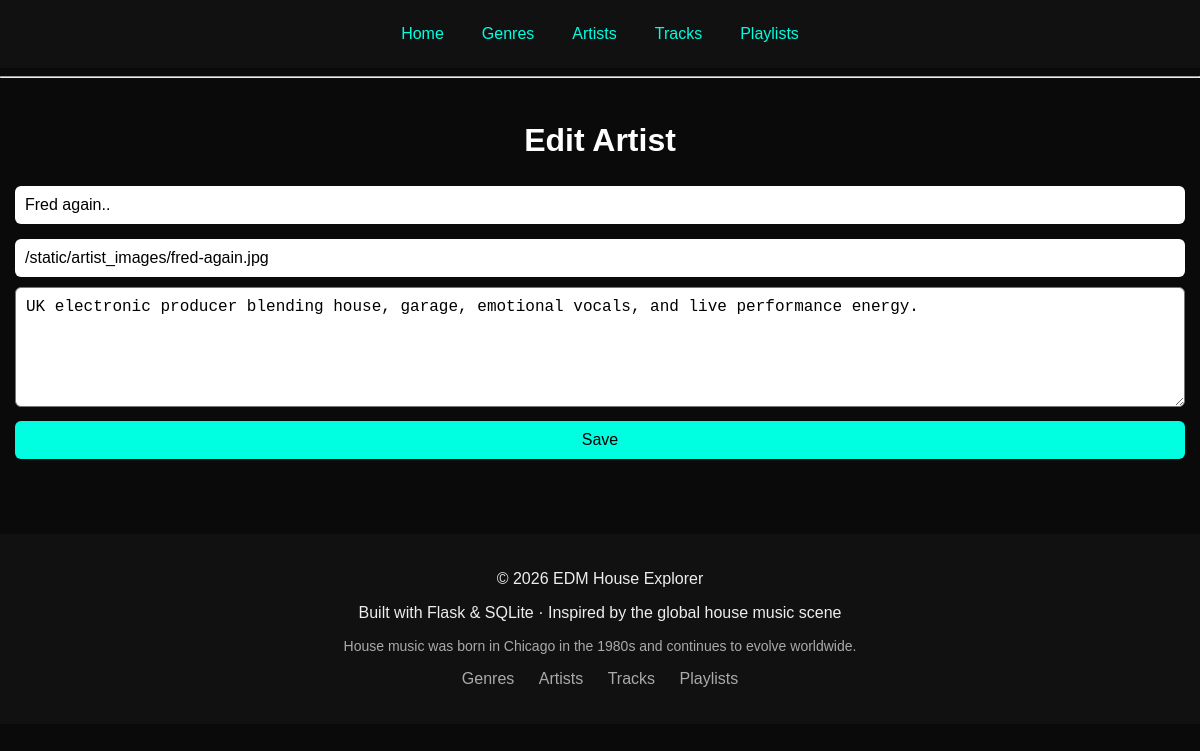
The app's page /edit_artist/1 with its own data.
### tables this page shows
CREATE TABLE artists (
        id INTEGER PRIMARY KEY AUTOINCREMENT,
        name TEXT NOT NULL,
        image TEXT,
        about TEXT
    );

### app.py (the view, shortened to what this page needs)
@app.route("/edit_artist/<int:id>", methods=["GET", "POST"])
def edit_artist(id):
    conn = sqlite3.connect("database.db")
    cursor = conn.cursor()
    cursor.execute("SELECT * FROM artists WHERE id=?", (id,))
    artist = cursor.fetchone()
    conn.close()
    return render_template("edit_artist.html", artist=artist)

### templates/edit_artist.html
{% extends "base.html" %}
{% block content %}
<div class="container">
    <h1>Edit Artist</h1>
    <form method="POST">
        <input type="text"
               name="name"
               value="{{ artist[1] }}"
               placeholder="Artist name">
        <input type="text"
               name="image"
               value="{{ artist[2] }}"
               placeholder="Image path">
        <textarea name="about"
                  placeholder="About artist">{{ artist[3] }}</textarea>
        <button type="submit">
            Save
        </button>
    </form>
</div>
{% endblock %}

### static/style.css (style rules this page uses)
body { background-color: #0a0a0a; color: white; font-family: Arial, sans-serif; }
input, select { width: 100%; padding: 10px; margin: 5px 0; border-radius: 6px; border: none; }
button { padding: 10px 15px; background: #00ffe1; border: none; border-radius: 6px; cursor: pointer; }
h1 { text-align: center; }
* { box-sizing: border-box; }
html, body { margin: 0; padding: 0; overflow-x: hidden; font-family: Arial, sans-serif; }
textarea { width: 100%; min-height: 120px; padding: 10px; border-radius: 6px; margin-bottom: 10px; resize: vertical; }
.container { width: 100%; max-width: 1200px; margin: auto; padding: 15px; }
form { width: 100%; }
input, select, textarea, button { width: 100%; max-width: 100%; padding: 10px; margin-bottom: 10px; font-size: 16px; }

### records on screen
artists: name "Fred again..", image "/static/artist_images/fred-again.jpg", about "UK electronic producer blending house, garage, emotional vocals, and live performance energy."
